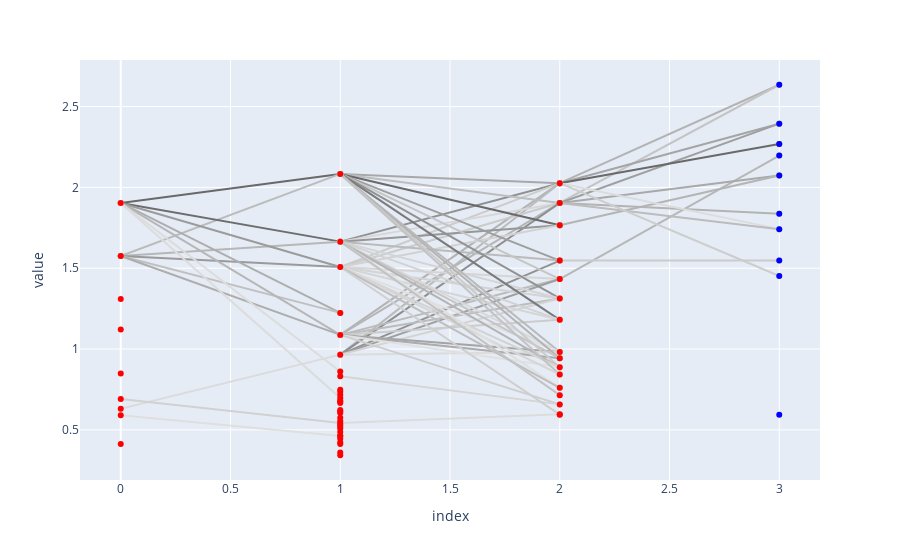

Notebook source saved alongside this figure:
### Code cell
svr.plot(sigmaThreshold=1.5)

### Figure 1 — Plotly figure (JSON) as saved in the notebook; plotly's stock layout.template omitted (floating-point values rounded to 4 significant figures)
{"data": [{"hoverinfo": "text", "hoveron": "fills", "hovertext": "tensor(0.7148)", "marker": {"color": "rgb(105, 105, 105)", "opacity": 1}, "showlegend": false, "text": "tensor(0.7148)", "type": "scatter", "x": [0, 1], "y": [1.904, 2.083]}, {"hoverinfo": "text", "hoveron": "fills", "hovertext": "tensor(0.4793)", "marker": {"color": "rgb(188, 188, 188)", "opacity": 1}, "showlegend": false, "text": "tensor(0.4793)", "type": "scatter", "x": [0, 1], "y": [1.575, 2.083]}, {"hoverinfo": "text", "hoveron": "fills", "hovertext": "tensor(0.7029)", "marker": {"color": "rgb(109, 109, 109)", "opacity": 1}, "showlegend": false, "text": "tensor(0.7029)", "type": "scatter", "x": [0, 1], "y": [1.904, 1.664]}, {"hoverinfo": "text", "hoveron": "fills", "hovertext": "tensor(0.4920)", "marker": {"color": "rgb(183, 183, 183)", "opacity": 1}, "showlegend": false, "text": "tensor(0.4920)", "type": "scatter", "x": [0, 1], "y": [1.575, 1.664]}, {"hoverinfo": "text", "hoveron": "fills", "hovertext": "tensor(0.5731)", "marker": {"color": "rgb(155, 155, 155)", "opacity": 1}, "showlegend": false, "text": "tensor(0.5731)", "type": "scatter", "x": [0, 1], "y": [1.904, 1.508]}, {"hoverinfo": "text", "hoveron": "fills", "hovertext": "tensor(0.5736)", "marker": {"color": "rgb(154, 154, 154)", "opacity": 1}, "showlegend": false, "text": "tensor(0.5736)", "type": "scatter", "x": [0, 1], "y": [1.575, 1.508]}, {"hoverinfo": "text", "hoveron": "fills", "hovertext": "tensor(0.5188)", "marker": {"color": "rgb(174, 174, 174)", "opacity": 1}, "showlegend": false, "text": "tensor(0.5188)", "type": "scatter", "x": [0, 1], "y": [1.904, 1.224]}, {"hoverinfo": "text", "hoveron": "fills", "hovertext": "tensor(0.4674)", "marker": {"color": "rgb(192, 192, 192)", "opacity": 1}, "showlegend": false, "text": "tensor(0.4674)", "type": "scatter", "x": [0, 1], "y": [1.575, 1.224]}, {"hoverinfo": "text", "hoveron": "fills", "hovertext": "tensor(0.4936)", "marker": {"color": "rgb(183, 183, 183)", "opacity": 1}, "showlegend": false, "text": "tensor(0.4936)", "type": "scatter", "x": [0, 1], "y": [1.904, 1.088]}, {"hoverinfo": "text", "hoveron": "fills", "hovertext": "tensor(0.5198)", "marker": {"color": "rgb(173, 173, 173)", "opacity": 1}, "showlegend": false, "text": "tensor(0.5198)", "type": "scatter", "x": [0, 1], "y": [1.575, 1.088]}, {"hoverinfo": "text", "hoveron": "fills", "hovertext": "tensor(0.3895)", "marker": {"color": "rgb(219, 219, 219)", "opacity": 1}, "showlegend": false, "text": "tensor(0.3895)", "type": "scatter", "x": [0, 1], "y": [0.6309, 0.9654]}, {"hoverinfo": "text", "hoveron": "fills", "hovertext": "tensor(0.3886)", "marker": {"color": "rgb(220, 220, 220)", "opacity": 1}, "showlegend": false, "text": "tensor(0.3886)", "type": "scatter", "x": [0, 1], "y": [1.904, 0.8611]}, {"hoverinfo": "text", "hoveron": "fills", "hovertext": "tensor(0.3873)", "marker": {"color": "rgb(220, 220, 220)", "opacity": 1}, "showlegend": false, "text": "tensor(0.3873)", "type": "scatter", "x": [0, 1], "y": [1.904, 0.6976]}, {"hoverinfo": "text", "hoveron": "fills", "hovertext": "tensor(0.4191)", "marker": {"color": "rgb(209, 209, 209)", "opacity": 1}, "showlegend": false, "text": "tensor(0.4191)", "type": "scatter", "x": [0, 1], "y": [0.6906, 0.5429]}, {"hoverinfo": "text", "hoveron": "fills", "hovertext": "tensor(0.3778)", "marker": {"color": "rgb(223, 223, 223)", "opacity": 1}, "showlegend": false, "text": "tensor(0.3778)", "type": "scatter", "x": [0, 1], "y": [0.5904, 0.4615]}, {"hoverinfo": "text", "hoveron": "fills", "hovertext": "tensor(0.4038)", "marker": {"color": "rgb(168, 168, 168)", "opacity": 1}, "showlegend": false, "text": "tensor(0.4038)", "type": "scatter", "x": [1, 2], "y": [2.083, 2.026]}, {"hoverinfo": "text", "hoveron": "fills", "hovertext": "tensor(0.4582)", "marker": {"color": "rgb(145, 145, 145)", "opacity": 1}, "showlegend": false, "text": "tensor(0.4582)", "type": "scatter", "x": [1, 2], "y": [1.664, 2.026]}, {"hoverinfo": "text", "hoveron": "fills", "hovertext": "tensor(0.3149)", "marker": {"color": "rgb(204, 204, 204)", "opacity": 1}, "showlegend": false, "text": "tensor(0.3149)", "type": "scatter", "x": [1, 2], "y": [1.508, 2.026]}, {"hoverinfo": "text", "hoveron": "fills", "hovertext": "tensor(0.3767)", "marker": {"color": "rgb(179, 179, 179)", "opacity": 1}, "showlegend": false, "text": "tensor(0.3767)", "type": "scatter", "x": [1, 2], "y": [1.088, 2.026]}, {"hoverinfo": "text", "hoveron": "fills", "hovertext": "tensor(0.3575)", "marker": {"color": "rgb(187, 187, 187)", "opacity": 1}, "showlegend": false, "text": "tensor(0.3575)", "type": "scatter", "x": [1, 2], "y": [0.9654, 2.026]}, {"hoverinfo": "text", "hoveron": "fills", "hovertext": "tensor(0.3513)", "marker": {"color": "rgb(189, 189, 189)", "opacity": 1}, "showlegend": false, "text": "tensor(0.3513)", "type": "scatter", "x": [1, 2], "y": [2.083, 1.904]}, {"hoverinfo": "text", "hoveron": "fills", "hovertext": "tensor(0.2872)", "marker": {"color": "rgb(215, 215, 215)", "opacity": 1}, "showlegend": false, "text": "tensor(0.2872)", "type": "scatter", "x": [1, 2], "y": [1.664, 1.904]}, {"hoverinfo": "text", "hoveron": "fills", "hovertext": "tensor(0.3186)", "marker": {"color": "rgb(203, 203, 203)", "opacity": 1}, "showlegend": false, "text": "tensor(0.3186)", "type": "scatter", "x": [1, 2], "y": [1.508, 1.904]}, {"hoverinfo": "text", "hoveron": "fills", "hovertext": "tensor(0.3677)", "marker": {"color": "rgb(182, 182, 182)", "opacity": 1}, "showlegend": false, "text": "tensor(0.3677)", "type": "scatter", "x": [1, 2], "y": [1.088, 1.904]}, {"hoverinfo": "text", "hoveron": "fills", "hovertext": "tensor(0.4657)", "marker": {"color": "rgb(142, 142, 142)", "opacity": 1}, "showlegend": false, "text": "tensor(0.4657)", "type": "scatter", "x": [1, 2], "y": [0.9654, 1.904]}, {"hoverinfo": "text", "hoveron": "fills", "hovertext": "tensor(0.5576)", "marker": {"color": "rgb(105, 105, 105)", "opacity": 1}, "showlegend": false, "text": "tensor(0.5576)", "type": "scatter", "x": [1, 2], "y": [2.083, 1.766]}, {"hoverinfo": "text", "hoveron": "fills", "hovertext": "tensor(0.4444)", "marker": {"color": "rgb(151, 151, 151)", "opacity": 1}, "showlegend": false, "text": "tensor(0.4444)", "type": "scatter", "x": [1, 2], "y": [1.664, 1.766]}, {"hoverinfo": "text", "hoveron": "fills", "hovertext": "tensor(0.3012)", "marker": {"color": "rgb(210, 210, 210)", "opacity": 1}, "showlegend": false, "text": "tensor(0.3012)", "type": "scatter", "x": [1, 2], "y": [1.508, 1.766]}, {"hoverinfo": "text", "hoveron": "fills", "hovertext": "tensor(0.4280)", "marker": {"color": "rgb(158, 158, 158)", "opacity": 1}, "showlegend": false, "text": "tensor(0.4280)", "type": "scatter", "x": [1, 2], "y": [2.083, 1.547]}, {"hoverinfo": "text", "hoveron": "fills", "hovertext": "tensor(0.3573)", "marker": {"color": "rgb(187, 187, 187)", "opacity": 1}, "showlegend": false, "text": "tensor(0.3573)", "type": "scatter", "x": [1, 2], "y": [1.664, 1.547]}, {"hoverinfo": "text", "hoveron": "fills", "hovertext": "tensor(0.4574)", "marker": {"color": "rgb(146, 146, 146)", "opacity": 1}, "showlegend": false, "text": "tensor(0.4574)", "type": "scatter", "x": [1, 2], "y": [0.9654, 1.547]}, {"hoverinfo": "text", "hoveron": "fills", "hovertext": "tensor(0.3331)", "marker": {"color": "rgb(197, 197, 197)", "opacity": 1}, "showlegend": false, "text": "tensor(0.3331)", "type": "scatter", "x": [1, 2], "y": [2.083, 1.433]}, {"hoverinfo": "text", "hoveron": "fills", "hovertext": "tensor(0.2930)", "marker": {"color": "rgb(213, 213, 213)", "opacity": 1}, "showlegend": false, "text": "tensor(0.2930)", "type": "scatter", "x": [1, 2], "y": [1.508, 1.433]}, {"hoverinfo": "text", "hoveron": "fills", "hovertext": "tensor(0.3576)", "marker": {"color": "rgb(187, 187, 187)", "opacity": 1}, "showlegend": false, "text": "tensor(0.3576)", "type": "scatter", "x": [1, 2], "y": [1.088, 1.433]}, {"hoverinfo": "text", "hoveron": "fills", "hovertext": "tensor(0.4238)", "marker": {"color": "rgb(159, 159, 159)", "opacity": 1}, "showlegend": false, "text": "tensor(0.4238)", "type": "scatter", "x": [1, 2], "y": [0.9654, 1.433]}, {"hoverinfo": "text", "hoveron": "fills", "hovertext": "tensor(0.4574)", "marker": {"color": "rgb(146, 146, 146)", "opacity": 1}, "showlegend": false, "text": "tensor(0.4574)", "type": "scatter", "x": [1, 2], "y": [2.083, 1.313]}, {"hoverinfo": "text", "hoveron": "fills", "hovertext": "tensor(0.2955)", "marker": {"color": "rgb(212, 212, 212)", "opacity": 1}, "showlegend": false, "text": "tensor(0.2955)", "type": "scatter", "x": [1, 2], "y": [1.664, 1.313]}, {"hoverinfo": "text", "hoveron": "fills", "hovertext": "tensor(0.2974)", "marker": {"color": "rgb(211, 211, 211)", "opacity": 1}, "showlegend": false, "text": "tensor(0.2974)", "type": "scatter", "x": [1, 2], "y": [1.508, 1.313]}, {"hoverinfo": "text", "hoveron": "fills", "hovertext": "tensor(0.3532)", "marker": {"color": "rgb(188, 188, 188)", "opacity": 1}, "showlegend": false, "text": "tensor(0.3532)", "type": "scatter", "x": [1, 2], "y": [1.088, 1.313]}, {"hoverinfo": "text", "hoveron": "fills", "hovertext": "tensor(0.2984)", "marker": {"color": "rgb(211, 211, 211)", "opacity": 1}, "showlegend": false, "text": "tensor(0.2984)", "type": "scatter", "x": [1, 2], "y": [0.9654, 1.313]}, {"hoverinfo": "text", "hoveron": "fills", "hovertext": "tensor(0.5152)", "marker": {"color": "rgb(122, 122, 122)", "opacity": 1}, "showlegend": false, "text": "tensor(0.5152)", "type": "scatter", "x": [1, 2], "y": [2.083, 1.181]}, {"hoverinfo": "text", "hoveron": "fills", "hovertext": "tensor(0.3007)", "marker": {"color": "rgb(210, 210, 210)", "opacity": 1}, "showlegend": false, "text": "tensor(0.3007)", "type": "scatter", "x": [1, 2], "y": [1.664, 1.181]}, {"hoverinfo": "text", "hoveron": "fills", "hovertext": "tensor(0.2927)", "marker": {"color": "rgb(213, 213, 213)", "opacity": 1}, "showlegend": false, "text": "tensor(0.2927)", "type": "scatter", "x": [1, 2], "y": [1.508, 1.181]}, {"hoverinfo": "text", "hoveron": "fills", "hovertext": "tensor(0.3148)", "marker": {"color": "rgb(204, 204, 204)", "opacity": 1}, "showlegend": false, "text": "tensor(0.3148)", "type": "scatter", "x": [1, 2], "y": [1.088, 1.181]}, {"hoverinfo": "text", "hoveron": "fills", "hovertext": "tensor(0.3605)", "marker": {"color": "rgb(185, 185, 185)", "opacity": 1}, "showlegend": false, "text": "tensor(0.3605)", "type": "scatter", "x": [1, 2], "y": [2.083, 0.9821]}, {"hoverinfo": "text", "hoveron": "fills", "hovertext": "tensor(0.2854)", "marker": {"color": "rgb(216, 216, 216)", "opacity": 1}, "showlegend": false, "text": "tensor(0.2854)", "type": "scatter", "x": [1, 2], "y": [1.664, 0.9821]}, {"hoverinfo": "text", "hoveron": "fills", "hovertext": "tensor(0.2674)", "marker": {"color": "rgb(224, 224, 224)", "opacity": 1}, "showlegend": false, "text": "tensor(0.2674)", "type": "scatter", "x": [1, 2], "y": [1.508, 0.9821]}, {"hoverinfo": "text", "hoveron": "fills", "hovertext": "tensor(0.4127)", "marker": {"color": "rgb(164, 164, 164)", "opacity": 1}, "showlegend": false, "text": "tensor(0.4127)", "type": "scatter", "x": [1, 2], "y": [1.088, 0.9821]}, {"hoverinfo": "text", "hoveron": "fills", "hovertext": "tensor(0.2756)", "marker": {"color": "rgb(220, 220, 220)", "opacity": 1}, "showlegend": false, "text": "tensor(0.2756)", "type": "scatter", "x": [1, 2], "y": [0.9654, 0.9821]}, {"hoverinfo": "text", "hoveron": "fills", "hovertext": "tensor(0.3743)", "marker": {"color": "rgb(180, 180, 180)", "opacity": 1}, "showlegend": false, "text": "tensor(0.3743)", "type": "scatter", "x": [1, 2], "y": [2.083, 0.9436]}, {"hoverinfo": "text", "hoveron": "fills", "hovertext": "tensor(0.3313)", "marker": {"color": "rgb(197, 197, 197)", "opacity": 1}, "showlegend": false, "text": "tensor(0.3313)", "type": "scatter", "x": [1, 2], "y": [1.664, 0.9436]}, {"hoverinfo": "text", "hoveron": "fills", "hovertext": "tensor(0.3956)", "marker": {"color": "rgb(171, 171, 171)", "opacity": 1}, "showlegend": false, "text": "tensor(0.3956)", "type": "scatter", "x": [1, 2], "y": [1.088, 0.9436]}, {"hoverinfo": "text", "hoveron": "fills", "hovertext": "tensor(0.3172)", "marker": {"color": "rgb(203, 203, 203)", "opacity": 1}, "showlegend": false, "text": "tensor(0.3172)", "type": "scatter", "x": [1, 2], "y": [2.083, 0.8873]}, {"hoverinfo": "text", "hoveron": "fills", "hovertext": "tensor(0.3733)", "marker": {"color": "rgb(180, 180, 180)", "opacity": 1}, "showlegend": false, "text": "tensor(0.3733)", "type": "scatter", "x": [1, 2], "y": [1.664, 0.8873]}, {"hoverinfo": "text", "hoveron": "fills", "hovertext": "tensor(0.2974)", "marker": {"color": "rgb(211, 211, 211)", "opacity": 1}, "showlegend": false, "text": "tensor(0.2974)", "type": "scatter", "x": [1, 2], "y": [1.508, 0.8873]}, {"hoverinfo": "text", "hoveron": "fills", "hovertext": "tensor(0.2669)", "marker": {"color": "rgb(224, 224, 224)", "opacity": 1}, "showlegend": false, "text": "tensor(0.2669)", "type": "scatter", "x": [1, 2], "y": [1.088, 0.8873]}, {"hoverinfo": "text", "hoveron": "fills", "hovertext": "tensor(0.3370)", "marker": {"color": "rgb(195, 195, 195)", "opacity": 1}, "showlegend": false, "text": "tensor(0.3370)", "type": "scatter", "x": [1, 2], "y": [2.083, 0.8425]}, {"hoverinfo": "text", "hoveron": "fills", "hovertext": "tensor(0.2907)", "marker": {"color": "rgb(214, 214, 214)", "opacity": 1}, "showlegend": false, "text": "tensor(0.2907)", "type": "scatter", "x": [1, 2], "y": [1.508, 0.8425]}, {"hoverinfo": "text", "hoveron": "fills", "hovertext": "tensor(0.2661)", "marker": {"color": "rgb(224, 224, 224)", "opacity": 1}, "showlegend": false, "text": "tensor(0.2661)", "type": "scatter", "x": [1, 2], "y": [1.664, 0.7602]}, {"hoverinfo": "text", "hoveron": "fills", "hovertext": "tensor(0.3490)", "marker": {"color": "rgb(190, 190, 190)", "opacity": 1}, "showlegend": false, "text": "tensor(0.3490)", "type": "scatter", "x": [1, 2], "y": [1.508, 0.7602]}, {"hoverinfo": "text", "hoveron": "fills", "hovertext": "tensor(0.3360)", "marker": {"color": "rgb(195, 195, 195)", "opacity": 1}, "showlegend": false, "text": "tensor(0.3360)", "type": "scatter", "x": [1, 2], "y": [1.664, 0.7147]}, {"hoverinfo": "text", "hoveron": "fills", "hovertext": "tensor(0.3112)", "marker": {"color": "rgb(206, 206, 206)", "opacity": 1}, "showlegend": false, "text": "tensor(0.3112)", "type": "scatter", "x": [1, 2], "y": [1.088, 0.6577]}, {"hoverinfo": "text", "hoveron": "fills", "hovertext": "tensor(0.2921)", "marker": {"color": "rgb(213, 213, 213)", "opacity": 1}, "showlegend": false, "text": "tensor(0.2921)", "type": "scatter", "x": [1, 2], "y": [0.8312, 0.6577]}, {"hoverinfo": "text", "hoveron": "fills", "hovertext": "tensor(0.2749)", "marker": {"color": "rgb(220, 220, 220)", "opacity": 1}, "showlegend": false, "text": "tensor(0.2749)", "type": "scatter", "x": [1, 2], "y": [0.5429, 0.5965]}, {"hoverinfo": "text", "hoveron": "fills", "hovertext": "tensor(0.3082)", "marker": {"color": "rgb(207, 207, 207)", "opacity": 1}, "showlegend": false, "text": "tensor(0.3082)", "type": "scatter", "x": [1, 2], "y": [1.508, 0.594]}, {"hoverinfo": "text", "hoveron": "fills", "hovertext": "tensor(0.4138)", "marker": {"color": "rgb(179, 179, 179)", "opacity": 1}, "showlegend": false, "text": "tensor(0.4138)", "type": "scatter", "x": [2, 3], "y": [2.026, 2.635]}, {"hoverinfo": "text", "hoveron": "fills", "hovertext": "tensor(0.3993)", "marker": {"color": "rgb(196, 196, 196)", "opacity": 1}, "showlegend": false, "text": "tensor(0.3993)", "type": "scatter", "x": [2, 3], "y": [1.904, 2.635]}, {"hoverinfo": "text", "hoveron": "fills", "hovertext": "tensor(0.4263)", "marker": {"color": "rgb(165, 165, 165)", "opacity": 1}, "showlegend": false, "text": "tensor(0.4263)", "type": "scatter", "x": [2, 3], "y": [2.026, 2.394]}, {"hoverinfo": "text", "hoveron": "fills", "hovertext": "tensor(0.4309)", "marker": {"color": "rgb(159, 159, 159)", "opacity": 1}, "showlegend": false, "text": "tensor(0.4309)", "type": "scatter", "x": [2, 3], "y": [1.904, 2.394]}, {"hoverinfo": "text", "hoveron": "fills", "hovertext": "tensor(0.4781)", "marker": {"color": "rgb(105, 105, 105)", "opacity": 1}, "showlegend": false, "text": "tensor(0.4781)", "type": "scatter", "x": [2, 3], "y": [2.026, 2.269]}, {"hoverinfo": "text", "hoveron": "fills", "hovertext": "tensor(0.4106)", "marker": {"color": "rgb(183, 183, 183)", "opacity": 1}, "showlegend": false, "text": "tensor(0.4106)", "type": "scatter", "x": [2, 3], "y": [1.433, 2.197]}, {"hoverinfo": "text", "hoveron": "fills", "hovertext": "tensor(0.4229)", "marker": {"color": "rgb(169, 169, 169)", "opacity": 1}, "showlegend": false, "text": "tensor(0.4229)", "type": "scatter", "x": [2, 3], "y": [1.904, 2.074]}, {"hoverinfo": "text", "hoveron": "fills", "hovertext": "tensor(0.4133)", "marker": {"color": "rgb(180, 180, 180)", "opacity": 1}, "showlegend": false, "text": "tensor(0.4133)", "type": "scatter", "x": [2, 3], "y": [1.766, 2.074]}, {"hoverinfo": "text", "hoveron": "fills", "hovertext": "tensor(0.4144)", "marker": {"color": "rgb(179, 179, 179)", "opacity": 1}, "showlegend": false, "text": "tensor(0.4144)", "type": "scatter", "x": [2, 3], "y": [1.904, 1.836]}, {"hoverinfo": "text", "hoveron": "fills", "hovertext": "tensor(0.3790)", "marker": {"color": "rgb(220, 220, 220)", "opacity": 1}, "showlegend": false, "text": "tensor(0.3790)", "type": "scatter", "x": [2, 3], "y": [2.026, 1.742]}, {"hoverinfo": "text", "hoveron": "fills", "hovertext": "tensor(0.4062)", "marker": {"color": "rgb(188, 188, 188)", "opacity": 1}, "showlegend": false, "text": "tensor(0.4062)", "type": "scatter", "x": [2, 3], "y": [1.904, 1.742]}, {"hoverinfo": "text", "hoveron": "fills", "hovertext": "tensor(0.3937)", "marker": {"color": "rgb(203, 203, 203)", "opacity": 1}, "showlegend": false, "text": "tensor(0.3937)", "type": "scatter", "x": [2, 3], "y": [1.547, 1.547]}, {"hoverinfo": "text", "hoveron": "fills", "hovertext": "tensor(0.3914)", "marker": {"color": "rgb(205, 205, 205)", "opacity": 1}, "showlegend": false, "text": "tensor(0.3914)", "type": "scatter", "x": [2, 3], "y": [2.026, 1.452]}, {"marker": {"color": "red", "opacity": 1}, "mode": "markers", "showlegend": false, "type": "scatter", "x": [0, 0, 0, 0, 0, 0, 0, 0, 0], "y": [1.904, 1.575, 1.309, 1.121, 0.8483, 0.6906, 0.6309, 0.5904, 0.4133]}, {"marker": {"color": "red", "opacity": 1}, "mode": "markers", "showlegend": false, "type": "scatter", "x": [1, 1, 1, 1, 1, 1, 1, 1, 1, 1, 1, 1, 1, 1, 1, 1, 1, 1, 1, 1, 1, 1, 1, 1, 1, 1, 1, 1, 1, 1, 1, 1], "y": [2.083, 1.664, 1.508, 1.224, 1.088, 0.9654, 0.8611, 0.8312, 0.7484, 0.7365, 0.7177, 0.6976, 0.6807, 0.6736, 0.6655, 0.6222, 0.6133, 0.6046, 0.5743, 0.5552, 0.5429, 0.5318, 0.5202, 0.509, 0.4863, 0.4631, 0.4615, 0.4462, 0.4242, 0.4127, 0.3604, 0.343]}, {"marker": {"color": "red", "opacity": 1}, "mode": "markers", "showlegend": false, "type": "scatter", "x": [2, 2, 2, 2, 2, 2, 2, 2, 2, 2, 2, 2, 2, 2, 2, 2], "y": [2.026, 1.904, 1.766, 1.547, 1.433, 1.313, 1.181, 0.9821, 0.9436, 0.8873, 0.8425, 0.7602, 0.7147, 0.6577, 0.5965, 0.594]}, {"marker": {"color": "blue", "opacity": 1}, "mode": "markers", "showlegend": false, "type": "scatter", "x": [3, 3, 3, 3, 3, 3, 3, 3, 3, 3], "y": [2.635, 2.394, 2.269, 2.197, 2.074, 1.836, 1.742, 1.547, 1.452, 0.5938]}], "layout": {"legend": {"tracegroupgap": 0}, "margin": {"t": 60}, "xaxis": {"anchor": "y", "domain": [0, 1], "title": {"text": "index"}}, "yaxis": {"anchor": "x", "domain": [0, 1], "title": {"text": "value"}}}}
